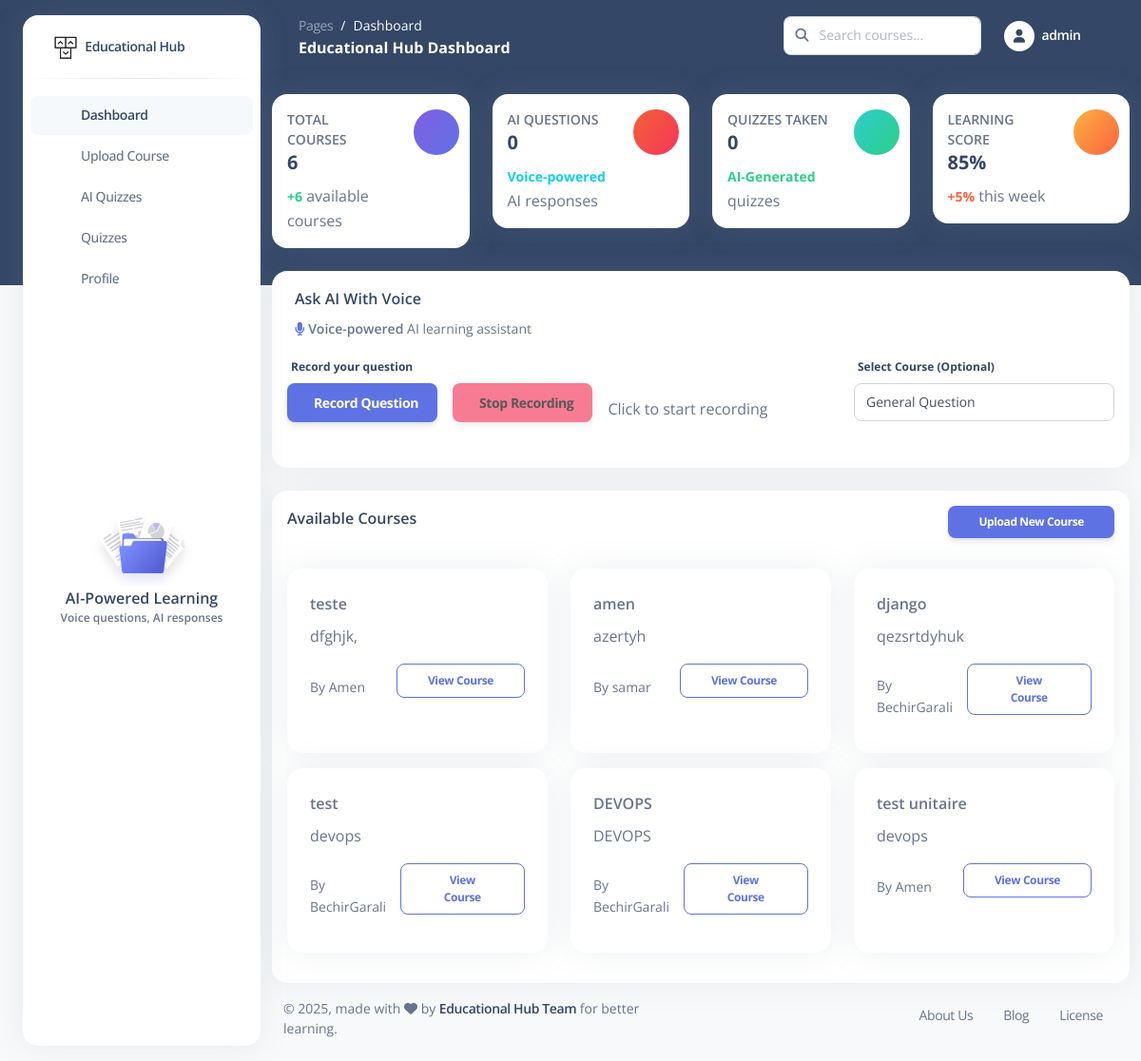
The app's page / (signed in) with its own data.
### course_app/models.py (models this page shows, shortened)
class Course(models.Model):
    id = models.UUIDField(primary_key=True, default=uuid.uuid4, editable=False)
    title = models.CharField(max_length=200)
    description = models.TextField()
    instructor = models.ForeignKey(User, on_delete=models.CASCADE, related_name='courses_taught')
    students = models.ManyToManyField(User, related_name='courses_enrolled', blank=True)
    created_at = models.DateTimeField(default=timezone.now)
    updated_at = models.DateTimeField(auto_now=True)
    is_active = models.BooleanField(default=True)
    audio_file = models.FileField(upload_to='courses/audio/', null=True, blank=True)
    pdf_file = models.FileField(upload_to='courses/pdf/', null=True, blank=True)
    transcript = models.TextField(blank=True)
    summary = models.TextField(blank=True)
    generated_images = models.JSONField(default=list, blank=True)
    key_concepts = models.JSONField(default=list, blank=True)
    class Meta:
        ordering = ['-created_at']

### course_app/views.py (the view)
# urls.py: path('', views.home, name='home'),
def home(request):
    courses = Course.objects.filter(is_active=True)[:6]
    context = {
        'courses': courses,
        'user': request.user,
    }
    return render(request, 'pages/dashboard.html', context)

### templates/pages/dashboard.html (shortened to what this page needs)
{% load static %}
<!DOCTYPE html>
<html lang="en">
<head>
  <link href="https://demos.creative-tim.com/argon-dashboard-pro/assets/css/nucleo-icons.css" rel="stylesheet" />
  <link href="https://demos.creative-tim.com/argon-dashboard-pro/assets/css/nucleo-svg.css" rel="stylesheet" />
  <link id="pagestyle" href="{% static 'css/argon-dashboard.css' %}?v=2.1.0" rel="stylesheet" />
</head>
<body class="g-sidenav-show bg-gray-100">
  <aside class="sidenav bg-white navbar navbar-vertical navbar-expand-xs border-0 border-radius-xl my-3 fixed-start ms-4 " id="sidenav-main">
    <div class="sidenav-header">
      <a class="navbar-brand m-0" href="{% url 'home' %}">
        <img src="{% static 'img/logo-ct-dark.png' %}" width="26px" height="26px" class="navbar-brand-img h-100" alt="main_logo">
        <span class="ms-1 font-weight-bold">Educational Hub</span>
      </a>
    </div>
    <hr class="horizontal dark mt-0">
    <div class="collapse navbar-collapse w-auto" id="sidenav-collapse-main">
      <ul class="navbar-nav">
        <li class="nav-item">
          <a class="nav-link active" href="{% url 'home' %}">
            <div class="icon icon-shape icon-sm border-radius-md text-center me-2 d-flex align-items-center justify-content-center">
            </div>
            <span class="nav-link-text ms-1">Dashboard</span>
          </a>
        </li>
        <li class="nav-item">
          <a class="nav-link" href="{% url 'upload_course' %}">
            <div class="icon icon-shape icon-sm border-radius-md text-center me-2 d-flex align-items-center justify-content-center">
            </div>
            <span class="nav-link-text ms-1">Upload Course</span>
          </a>
        </li>
        <li class="nav-item">
          <a class="nav-link" href="{% url 'quiz_app:quiz_list' %}">
            <div class="icon icon-shape icon-sm border-radius-md text-center me-2 d-flex align-items-center justify-content-center">
            </div>
            <span class="nav-link-text ms-1">AI Quizzes</span>
          </a>
        </li>
        <li class="nav-item">
          <a class="nav-link" href="#">
            <div class="icon icon-shape icon-sm border-radius-md text-center me-2 d-flex align-items-center justify-content-center">
            </div>
            <span class="nav-link-text ms-1">Quizzes</span>
          </a>
        </li>
        <li class="nav-item">
          <a class="nav-link" href="{% url 'profile' %}">
            <div class="icon icon-shape icon-sm border-radius-md text-center me-2 d-flex align-items-center justify-content-center">
            </div>
            <span class="nav-link-text ms-1">Profile</span>
          </a>
        </li>
      </ul>
    </div>
    <div class="sidenav-footer mx-3">
      <div class="card card-plain shadow-none" id="sidenavCard">
        <img class="w-50 mx-auto" src="{% static 'img/illustrations/icon-documentation.svg' %}" alt="sidebar_illustration">
        <div class="card-body text-center p-3 w-100 pt-0">
          <div class="docs-info">
            <h6 class="mb-0">AI-Powered Learning</h6>
            <p class="text-xs font-weight-bold mb-0">Voice questions, AI responses</p>
          </div>
        </div>
      </div>
    </div>
  </aside>
  <main class="main-content position-relative border-radius-lg">
    <nav class="navbar navbar-main navbar-expand-lg px-0 mx-4 shadow-none border-radius-xl" id="navbarBlur" data-scroll="false">
      <div class="container-fluid py-1 px-3">
        <nav aria-label="breadcrumb">
          <ol class="breadcrumb bg-transparent mb-0 pb-0 pt-1 px-0 me-sm-6 me-5">
            <li class="breadcrumb-item text-sm"><a class="opacity-5 text-white" href="{% url 'home' %}">Pages</a></li>
            <li class="breadcrumb-item text-sm text-white active" aria-current="page">Dashboard</li>
          </ol>
          <h6 class="font-weight-bolder text-white mb-0">Educational Hub Dashboard</h6>
        </nav>
        <div class="collapse navbar-collapse mt-sm-0 mt-2 me-md-0 me-sm-4" id="navbar">
          <div class="ms-md-auto pe-md-3 d-flex align-items-center">
            <div class="input-group">
              <span class="input-group-text text-body"><i class="fas fa-search" aria-hidden="true"></i></span>
              <input type="text" class="form-control" placeholder="Search courses...">
            </div>
          </div>
          <ul class="navbar-nav justify-content-end">
            {% if user.is_authenticated %}
            <li class="nav-item dropdown">
              <a class="nav-link dropdown-toggle d-flex align-items-center" href="#" id="navbarDropdown" role="button" data-bs-toggle="dropdown" aria-expanded="false">
                {% if user_profile.profile_image %}
                <img src="{{ user_profile.profile_image.url }}" class="rounded-circle me-2" width="32" height="32" alt="Avatar">
                {% else %}
                <div class="rounded-circle bg-white d-flex align-items-center justify-content-center me-2" style="width: 32px; height: 32px;">
                  <i class="fa fa-user text-dark" style="font-size: 14px;"></i>
                </div>
                {% endif %}
                <span class="d-sm-inline d-none text-white font-weight-bold">{{ user.username }}</span>
              </a>
            </li>
            {% endif %}
          </ul>
        </div>
      </div>
    </nav>
    <div class="container-fluid py-4">
      <div class="row">
        <div class="col-xl-3 col-sm-6 mb-xl-0 mb-4">
          <div class="card">
            <div class="card-body p-3">
              <div class="row">
                <div class="col-8">
                  <div class="numbers">
                    <p class="text-sm mb-0 text-uppercase font-weight-bold">Total Courses</p>
                    <h5 class="font-weight-bolder">
                      {{ courses|length }}
                    </h5>
                    <p class="mb-0">
                      <span class="text-success text-sm font-weight-bolder">+{{ courses|length }}</span>
                      available courses
                    </p>
                  </div>
                </div>
                <div class="col-4 text-end">
                  <div class="icon icon-shape bg-gradient-primary shadow-primary text-center rounded-circle">
                  </div>
                </div>
              </div>
            </div>
          </div>
        </div>
        <div class="col-xl-3 col-sm-6 mb-xl-0 mb-4">
          <div class="card">
            <div class="card-body p-3">
              <div class="row">
                <div class="col-8">
                  <div class="numbers">
                    <p class="text-sm mb-0 text-uppercase font-weight-bold">AI Questions</p>
                    <h5 class="font-weight-bolder">
                      {% if user.is_authenticated %}{{ user.audio_questions.count }}{% else %}0{% endif %}
                    </h5>
                    <p class="mb-0">
                      <span class="text-info text-sm font-weight-bolder">Voice-powered</span>
                      AI responses
                    </p>
                  </div>
                </div>
                <div class="col-4 text-end">
                  <div class="icon icon-shape bg-gradient-danger shadow-danger text-center rounded-circle">
                  </div>
                </div>
              </div>
            </div>
          </div>
        </div>
        <div class="col-xl-3 col-sm-6 mb-xl-0 mb-4">
          <div class="card">
            <div class="card-body p-3">
              <div class="row">
                <div class="col-8">
                  <div class="numbers">
                    <p class="text-sm mb-0 text-uppercase font-weight-bold">Quizzes Taken</p>
                    <h5 class="font-weight-bolder">
                      {% if user.is_authenticated %}{{ user.quiz_attempts.count }}{% else %}0{% endif %}
                    </h5>
                    <p class="mb-0">
                      <span class="text-success text-sm font-weight-bolder">AI-Generated</span>
                      quizzes
                    </p>
                  </div>
                </div>
                <div class="col-4 text-end">
                  <div class="icon icon-shape bg-gradient-success shadow-success text-center rounded-circle">
                  </div>
                </div>
              </div>
            </div>
          </div>
        </div>
        <div class="col-xl-3 col-sm-6">
          <div class="card">
            <div class="card-body p-3">
              <div class="row">
                <div class="col-8">
                  <div class="numbers">
                    <p class="text-sm mb-0 text-uppercase font-weight-bold">Learning Score</p>
                    <h5 class="font-weight-bolder">
                      {% if user.is_authenticated %}85%{% else %}0%{% endif %}
                    </h5>
                    <p class="mb-0">
                      <span class="text-warning text-sm font-weight-bolder">+5%</span>
                      this week
                    </p>
                  </div>
                </div>
                <div class="col-4 text-end">
                  <div class="icon icon-shape bg-gradient-warning shadow-warning text-center rounded-circle">
                  </div>
                </div>
              </div>
            </div>
          </div>
        </div>
      </div>
      {% if user.is_authenticated %}
      <div class="row mt-4">
        <div class="col-lg-12">
          <div class="card">
            <div class="card-header pb-0 pt-3 bg-transparent">
              <h6 class="text-capitalize">Ask AI with Voice</h6>
              <p class="text-sm mb-0">
                <i class="fa fa-microphone text-primary"></i>
                <span class="font-weight-bold">Voice-powered</span> AI learning assistant
              </p>
            </div>
            <div class="card-body p-3">
              <div class="row">
                <div class="col-md-8">
                  <div class="form-group">
                    <label class="form-control-label">Record your question</label>
                    <div class="d-flex align-items-center">
                      <button id="recordBtn" class="btn btn-primary me-3">
                        Record Question
                      </button>
                      <button id="stopBtn" class="btn btn-danger me-3" disabled>
                        Stop Recording
                      </button>
                      <span id="recordingStatus" class="text-muted">Click to start recording</span>
                    </div>
                  </div>
                </div>
                <div class="col-md-4">
                  <div class="form-group">
                    <label class="form-control-label">Select Course (Optional)</label>
                    <select id="courseSelect" class="form-control">
                      <option value="">General Question</option>
                    </select>
                  </div>
                </div>
              </div>
            </div>
          </div>
        </div>
      </div>
      {% endif %}
      <div class="row mt-4">
        <div class="col-lg-12">
          <div class="card">
            <div class="card-header pb-0 p-3">
              <div class="d-flex justify-content-between">
                <h6 class="mb-2">Available Courses</h6>
                {% if user.is_authenticated %}
                <a href="{% url 'upload_course' %}" class="btn btn-primary btn-sm">Upload New Course</a>
                {% endif %}
              </div>
            </div>
            <div class="row p-3">
              {% for course in courses %}
              <div class="col-md-4 mb-3">
                <div class="card h-100">
                  <div class="card-body">
                    <h6 class="card-title">{{ course.title }}</h6>
                    <p class="card-text">{{ course.description|truncatewords:20 }}</p>
                    <div class="d-flex justify-content-between align-items-center">
                      <small class="text-muted">By {{ course.instructor.username }}</small>
                      <a href="{% url 'course_detail' course.id %}" class="btn btn-sm btn-outline-primary">View Course</a>
                    </div>
                  </div>
                </div>
              </div>
              {% endfor %}
            </div>
          </div>
        </div>
      </div>
      <footer class="footer pt-3">
        <div class="container-fluid">
          <div class="row align-items-center justify-content-lg-between">
            <div class="col-lg-6 mb-lg-0 mb-4">
              <div class="copyright text-center text-sm text-muted text-lg-start">
                © <script>document.write(new Date().getFullYear())</script>,
                made with <i class="fa fa-heart"></i> by
                <a href="#" class="font-weight-bold" target="_blank">Educational Hub Team</a>
                for better learning.
              </div>
            </div>
            <div class="col-lg-6">
              <ul class="nav nav-footer justify-content-center justify-content-lg-end">
                <li class="nav-item">
                  <a href="#" class="nav-link text-muted" target="_blank">About Us</a>
                </li>
                <li class="nav-item">
                  <a href="#" class="nav-link text-muted" target="_blank">Blog</a>
                </li>
                <li class="nav-item">
                  <a href="#" class="nav-link text-muted" target="_blank">License</a>
                </li>
              </ul>
            </div>
          </div>
        </div>
      </footer>
    </div>
  </main>
</body>
</html>

### records on screen
Course: title "teste", description "dfghjk,", instructor.username "Amen"
Course: title "amen", description "azertyh", instructor.username "samar"
Course: title "django", description "qezsrtdyhuk", instructor.username "BechirGarali"
Course: title "test", description "devops", instructor.username "BechirGarali"
Course: title "DEVOPS", description "DEVOPS", instructor.username "BechirGarali"
Course: title "test unitaire", description "devops", instructor.username "Amen"

### other values on screen
{{ user.username }} "admin"
{{ courses|length }} "6"
{{ user.audio_questions.count }} "0"
{{ user.quiz_attempts.count }} "0"
